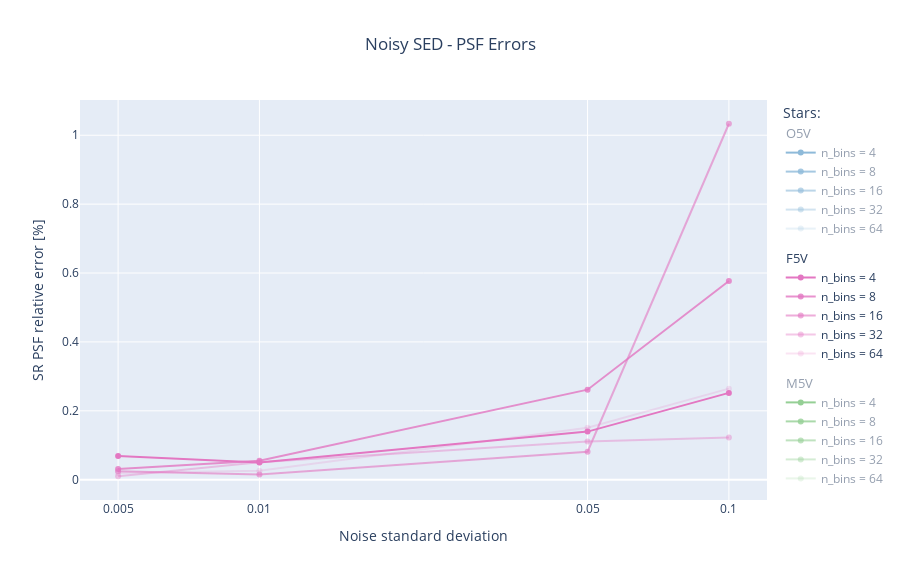

Notebook code for this chart:
### Code cell
display_stars = [0,6,12]
oppacity_bins_list = [1, 0.8, 0.6, 0.4, 0.2]

colors = plotly.colors.DEFAULT_PLOTLY_COLORS

fig = go.Figure()

for idx, star_id in enumerate(display_stars):
    for bins_id in range(len(n_bins_list)):
        fig.add_trace(go.Scatter(
            legendgroup=SED_name[star_id],
            legendgrouptitle_text=SED_name[star_id],
            x=sigma_list,
            y=rel_rmse_mat_noisy[:,bins_id,star_id],
            name='n_bins = {}'.format(n_bins_list[bins_id]),
            visible=True if idx==1 else 'legendonly',
            line=dict(color='rgba'+colors[np.mod(star_id,10)][3:-1]+', {})'.format(oppacity_bins_list[bins_id])),
        ))

fig.update_xaxes(tickvals=sigma_list, title_text="Noise standard deviation", type="log")
fig.update_yaxes(title_text="SR PSF relative error [%]")
fig.update_layout(legend_title_text='Stars:', title={'text':'Noisy SED - PSF Errors', 'x':0.5}, width=900, height=580)

fig.write_image('../outputs/plots/noisy_errors_xsigma.pdf', engine='kaleido')
fig.show()

### Figure 1 — Plotly figure (JSON) as saved in the notebook; plotly's stock layout.template omitted (floating-point values rounded to 4 significant figures)
{"data": [{"legendgroup": "O5V", "legendgrouptitle": {"text": "O5V"}, "line": {"color": "rgba(31, 119, 180, 1)"}, "name": "n_bins = 4", "type": "scatter", "visible": "legendonly", "x": [0.1, 0.05, 0.01, 0.005], "y": [0.9438, 0.4943, 0.06982, 0.05489]}, {"legendgroup": "O5V", "legendgrouptitle": {"text": "O5V"}, "line": {"color": "rgba(31, 119, 180, 0.8)"}, "name": "n_bins = 8", "type": "scatter", "visible": "legendonly", "x": [0.1, 0.05, 0.01, 0.005], "y": [0.2141, 0.2351, 0.04671, 0.008786]}, {"legendgroup": "O5V", "legendgrouptitle": {"text": "O5V"}, "line": {"color": "rgba(31, 119, 180, 0.6)"}, "name": "n_bins = 16", "type": "scatter", "visible": "legendonly", "x": [0.1, 0.05, 0.01, 0.005], "y": [0.04807, 0.4722, 0.1425, 0.01839]}, {"legendgroup": "O5V", "legendgrouptitle": {"text": "O5V"}, "line": {"color": "rgba(31, 119, 180, 0.4)"}, "name": "n_bins = 32", "type": "scatter", "visible": "legendonly", "x": [0.1, 0.05, 0.01, 0.005], "y": [0.3995, 0.03371, 0.06505, 0.01422]}, {"legendgroup": "O5V", "legendgrouptitle": {"text": "O5V"}, "line": {"color": "rgba(31, 119, 180, 0.2)"}, "name": "n_bins = 64", "type": "scatter", "visible": "legendonly", "x": [0.1, 0.05, 0.01, 0.005], "y": [0.1297, 0.1812, 0.02683, 0.02201]}, {"legendgroup": "F5V", "legendgrouptitle": {"text": "F5V"}, "line": {"color": "rgba(227, 119, 194, 1)"}, "name": "n_bins = 4", "type": "scatter", "visible": true, "x": [0.1, 0.05, 0.01, 0.005], "y": [0.2521, 0.1397, 0.04976, 0.06907]}, {"legendgroup": "F5V", "legendgrouptitle": {"text": "F5V"}, "line": {"color": "rgba(227, 119, 194, 0.8)"}, "name": "n_bins = 8", "type": "scatter", "visible": true, "x": [0.1, 0.05, 0.01, 0.005], "y": [0.5768, 0.2614, 0.05533, 0.0308]}, {"legendgroup": "F5V", "legendgrouptitle": {"text": "F5V"}, "line": {"color": "rgba(227, 119, 194, 0.6)"}, "name": "n_bins = 16", "type": "scatter", "visible": true, "x": [0.1, 0.05, 0.01, 0.005], "y": [1.033, 0.08136, 0.01532, 0.02478]}, {"legendgroup": "F5V", "legendgrouptitle": {"text": "F5V"}, "line": {"color": "rgba(227, 119, 194, 0.4)"}, "name": "n_bins = 32", "type": "scatter", "visible": true, "x": [0.1, 0.05, 0.01, 0.005], "y": [0.1227, 0.1109, 0.05074, 0.0101]}, {"legendgroup": "F5V", "legendgrouptitle": {"text": "F5V"}, "line": {"color": "rgba(227, 119, 194, 0.2)"}, "name": "n_bins = 64", "type": "scatter", "visible": true, "x": [0.1, 0.05, 0.01, 0.005], "y": [0.2644, 0.1509, 0.02637, 0.01941]}, {"legendgroup": "M5V", "legendgrouptitle": {"text": "M5V"}, "line": {"color": "rgba(44, 160, 44, 1)"}, "name": "n_bins = 4", "type": "scatter", "visible": "legendonly", "x": [0.1, 0.05, 0.01, 0.005], "y": [1.423, 0.2818, 0.05995, 0.05081]}, {"legendgroup": "M5V", "legendgrouptitle": {"text": "M5V"}, "line": {"color": "rgba(44, 160, 44, 0.8)"}, "name": "n_bins = 8", "type": "scatter", "visible": "legendonly", "x": [0.1, 0.05, 0.01, 0.005], "y": [0.8465, 0.1973, 0.1379, 0.02894]}, {"legendgroup": "M5V", "legendgrouptitle": {"text": "M5V"}, "line": {"color": "rgba(44, 160, 44, 0.6)"}, "name": "n_bins = 16", "type": "scatter", "visible": "legendonly", "x": [0.1, 0.05, 0.01, 0.005], "y": [0.7727, 0.1607, 0.02612, 0.02763]}, {"legendgroup": "M5V", "legendgrouptitle": {"text": "M5V"}, "line": {"color": "rgba(44, 160, 44, 0.4)"}, "name": "n_bins = 32", "type": "scatter", "visible": "legendonly", "x": [0.1, 0.05, 0.01, 0.005], "y": [0.2157, 0.1147, 0.03832, 0.01248]}, {"legendgroup": "M5V", "legendgrouptitle": {"text": "M5V"}, "line": {"color": "rgba(44, 160, 44, 0.2)"}, "name": "n_bins = 64", "type": "scatter", "visible": "legendonly", "x": [0.1, 0.05, 0.01, 0.005], "y": [0.09627, 0.1335, 0.0206, 0.0095]}], "layout": {"height": 580, "legend": {"title": {"text": "Stars:"}}, "title": {"text": "Noisy SED - PSF Errors", "x": 0.5}, "width": 900, "xaxis": {"tickvals": [0.1, 0.05, 0.01, 0.005], "title": {"text": "Noise standard deviation"}, "type": "log"}, "yaxis": {"title": {"text": "SR PSF relative error [%]"}}}}
